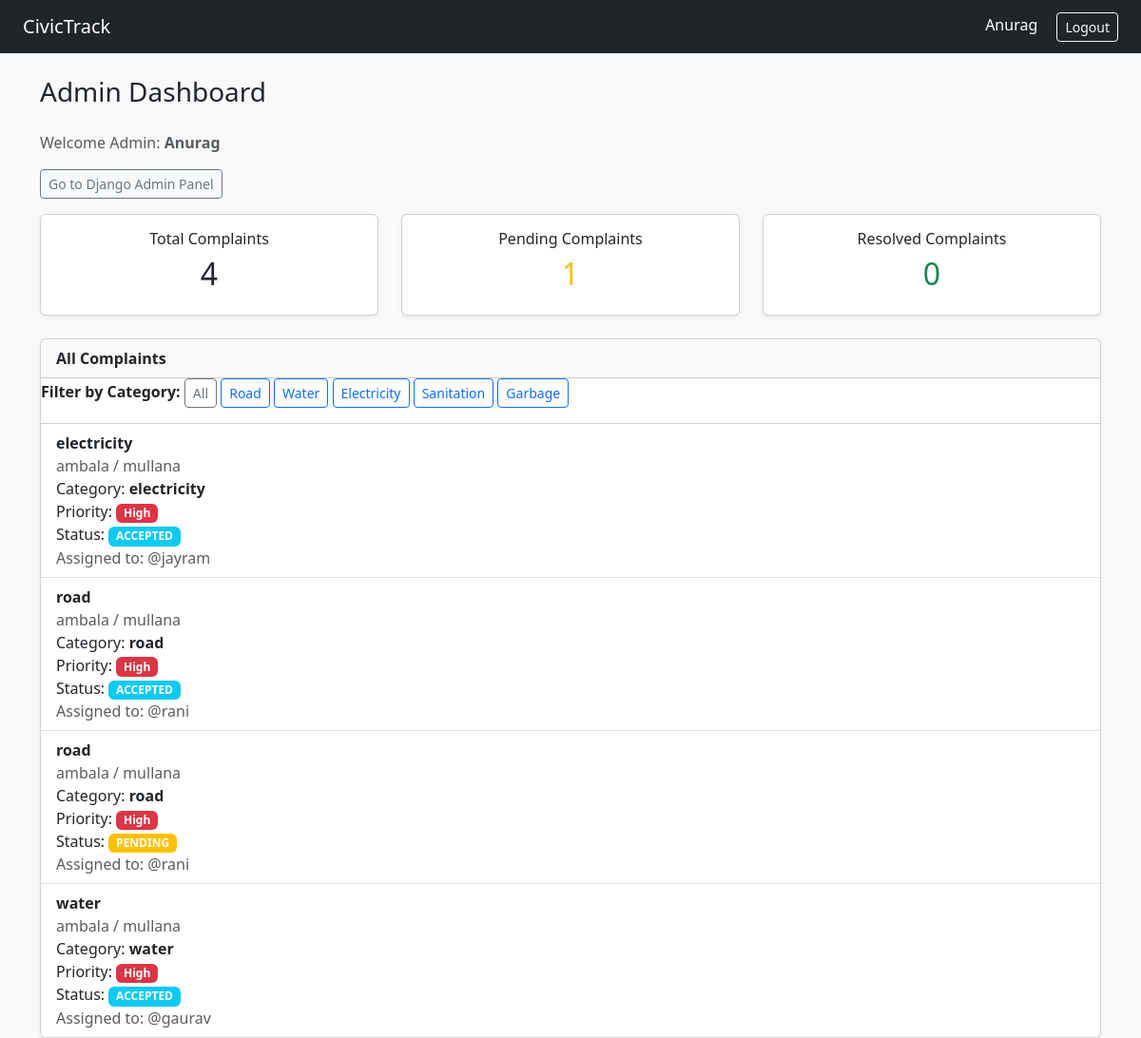
Page /dashboard/admin/ (signed in) on the committed database.
### complaints/models.py (models this page shows, shortened)
class User(AbstractUser):
    ROLE_CHOICES = (
        ('USER', 'user'),
        ('EMPLOYEE', 'employee'),
        ('ADMIN', 'admin'),
    )
    email = models.EmailField(unique=True)
    role = models.CharField(max_length=10, choices =ROLE_CHOICES, default='USER')
    department = models.ForeignKey('Department', on_delete=models.SET_NULL, null=True, blank=True)

class Complaint(models.Model):
    CATEGORY_CHOICES =[
        ('ROAD', 'road'),
        ('WATER', 'water'),
        ('ELECTRICITY', 'electricity'),
        ('SANITATION', 'sanitation'),
        ('GARBAGE', 'garbage'),
        ('general', 'general'),
    ]
    PRIORITY_CHOICES =[
        ('LOW', 'low'),
        ('MEDIUM', 'medium'),
        ('HIGH', 'high'),
    ]
    STATUS_CHOICES =(
        ('PENDING', 'pending'),
        ('ACCEPTED', 'accepted'),
        ('IN_PROGRESS', 'in_progress'),
        ('RESOLVED', 'resolved'),
    )
    user = models.ForeignKey(User, on_delete=models.CASCADE, related_name='complaints')
    department = models.ForeignKey(Department, on_delete=models.CASCADE)
    assigned_employee = models.ForeignKey(
        User,
        on_delete=models.SET_NULL,
        null=True,
        blank=True,
        related_name='assigned_complaints'
    )
    title = models.CharField(max_length=200)
    description = models.TextField()
    user_image = models.ImageField(upload_to='complaint_images/', blank=True, null=True)
    resolved_image = models.ImageField(upload_to='resolved_images/', blank=True, null=True)
    category = models.CharField(max_length=20, choices=CATEGORY_CHOICES, default='general')
    priority = models.CharField(max_length=10, choices=PRIORITY_CHOICES, default='MEDIUM')
    status = models.CharField(max_length=20, choices=STATUS_CHOICES, default='PENDING')
    created_at = models.DateTimeField(auto_now_add=True)
    updated_at = models.DateTimeField(auto_now=True)
    escalated = models.BooleanField(default=False)
    escalated_at = models.DateTimeField(null=True, blank=True)

class UserProfile(models.Model):
    user = models.OneToOneField(
        settings.AUTH_USER_MODEL,
        on_delete=models.CASCADE
    )
    full_name = models.CharField(max_length=100, blank=True, null=True)
    phone = models.CharField(max_length=15, blank=True, null=True)
    state = models.CharField(max_length=50, blank=True, null=True)
    city = models.CharField(max_length=50, blank=True, null=True)
    area = models.CharField(max_length=100, blank=True, null=True)
    pincode = models.CharField(max_length=10, blank=True, null=True)

### complaints/decorators.py (the view)
    def wrapper(request, *args, **kwargs):
        if request.user.is_superuser or request.user.role == 'ADMIN':
            return view_func(request, *args, **kwargs)
        messages.error(request, 'Unauthorized access.')
        return redirect('login')

### complaints/views.py (called while the page is built)
def employee_workload_analytics():
    employees = User.objects.filter(role='EMPLOYEE').annotate(
        total_assigned=Count('assigned_complaints'),
        pending_count=Count(
            'assigned_complaints',
            filter=Q(assigned_complaints__status='PENDING')
        ),
        resolved_count=Count(
            'assigned_complaints',
            filter=Q(assigned_complaints__status='RESOLVED')
        ),
        escalated_count=Count(
            'assigned_complaints',
            filter=Q(assigned_complaints__status=True)
        ),
    )
    return employees

### templates/admin_panel/dashboard.html (shortened to what this page needs)
{% extends 'base.html' %}
{% block content %}
<h3 class="mb-4">Admin Dashboard</h3>
<p class="text-muted">
  Welcome Admin: <strong>{{ request.user.username }}</strong>
</p>
<div class="mb-3">
  <a href="{% url 'admin:index' %}" class="btn btn-outline-secondary btn-sm">
    Go to Django Admin Panel
  </a>
</div>
<div class="row mb-4">
  <div class="col-md-4">
    <a href="{% url 'admin_dashboard' %}" class="text-decoration-none text-dark">
      <div class="card text-center shadow-sm">
        <div class="card-body">
          <h6>Total Complaints</h6>
          <h2>{{ total }}</h2>
        </div>
      </div>
    </a>
  </div>
  <div class="col-md-4">
    <a href="{% url 'admin_dashboard' %}?status=PENDING" class="text-decoration-none text-dark">
      <div class="card text-center shadow-sm">
        <div class="card-body">
          <h6>Pending Complaints</h6>
          <h2 class="text-warning">{{ pending }}</h2>
        </div>
      </div>
    </a>
  </div>
  <div class="col-md-4">
    <a href="{% url 'admin_dashboard' %}?status=RESOLVED" class="text-decoration-none text-dark">
      <div class="card text-center shadow-sm">
        <div class="card-body">
          <h6>Resolved Complaints</h6>
          <h2 class="text-success">{{ resolved }}</h2>
        </div>
      </div>
    </a>
  </div>
</div>
<div class="card shadow-sm">
  <div class="card-header">
    <strong>
      {% if status_filter %}
      Showing {{ status_filter }} Complaints
      {% else %}
      All Complaints
      {% endif %}
    </strong>
  </div>
  <div class="mb-3">
    <strong>Filter by Category:</strong>
    <a href="{% url 'admin_dashboard' %}" class="btn btn-sm btn-outline-secondary">All</a>
    <a href="?category=ROAD" class="btn btn-sm btn-outline-primary">Road</a>
    <a href="?category=WATER" class="btn btn-sm btn-outline-primary">Water</a>
    <a href="?category=ELECTRICITY" class="btn btn-sm btn-outline-primary">Electricity</a>
    <a href="?category=SANITATION" class="btn btn-sm btn-outline-primary">Sanitation</a>
    <a href="?category=GARBAGE" class="btn btn-sm btn-outline-primary">Garbage</a>
  </div>
  <ul class="list-group list-group-flush">
    {% for c in complaints %}
    <li class="list-group-item">
      <strong>{{ c.title }}</strong><br>
      <span class="text-muted">
        {{ c.user.userprofile.city }} / {{ c.user.userprofile.area }}
      </span>
      <br>
      Category: <strong>{{ c.get_category_display }}</strong><br>
      Priority:
      {% if c.priority == 'HIGH' %}
      <span class="badge bg-danger">High</span>
      {% elif c.priority == 'MEDIUM' %}
      <span class="badge bg-warning">Medium</span>
      {% else %}
      <span class="badge bg-success">Low</span>
      {% endif %} <br>
      Status:
      {% if c.status == 'RESOLVED' %}
      <span class="badge bg-success">{{ c.status }}</span>
      {% elif c.status == 'PENDING' %}
      <span class="badge bg-warning">{{ c.status }}</span>
      {% else %}
      <span class="badge bg-info">{{ c.status }}</span>
      {% endif %}
      <br>
      {% if not c.assigned_employee %}
      <form method="post" action="{% url 'assign_complaint' c.id %}" class="mt-2">
        {% csrf_token %}
        <button type="submit" class="btn btn-sm btn-primary">
          Assign to Employee
        </button>
      </form>
      {% else %}
      <span class="text-muted">
        Assigned to: {{ c.assigned_employee.username }}
      </span>
      {% endif %}
    </li>
    {% empty %}
    <li class="list-group-item text-muted">
      No complaints found.
    </li>
    {% endfor %}
  </ul>
</div>
{% endblock %}

### templates/base.html (shortened to what this page needs)
<!DOCTYPE html>
<html lang="en">
<head>
  <link href="https://cdn.jsdelivr.net/npm/bootstrap@5.3.2/dist/css/bootstrap.min.css" rel="stylesheet">
</head>
<body class="bg-light">
<nav class="navbar navbar-expand-lg navbar-dark bg-dark px-4">
  <a class="navbar-brand" href="#">CivicTrack</a>
  <div class="ms-auto">
    {% if request.user.is_authenticated %}
      <span class="text-white me-3">{{ request.user.username }}</span>
      <a href="{% url 'logout' %}" class="btn btn-outline-light btn-sm">Logout</a>
    {% endif %}
  </div>
</nav>
<div class="container mt-4">
  {% block content %}
  {% endblock %}
</div>
</body>
</html>

### rows in the picture
User: user.username "Anurag"
Complaint: title "electricity", user.userprofile.city "ambala", user.userprofile.area "mullana", category "electricity", priority "High", status "ACCEPTED", assigned_employee.username "@jayram"
Complaint: title "road", user.userprofile.city "ambala", user.userprofile.area "mullana", category "road", priority "High", status "ACCEPTED", assigned_employee.username "@rani"
Complaint: title "road", user.userprofile.city "ambala", user.userprofile.area "mullana", category "road", priority "High", status "PENDING", assigned_employee.username "@rani"
Complaint: title "water", user.userprofile.city "ambala", user.userprofile.area "mullana", category "water", priority "High", status "ACCEPTED", assigned_employee.username "@gaurav"

### other values in the picture
{{ total }} "4"
{{ pending }} "1"
{{ resolved }} "0"
